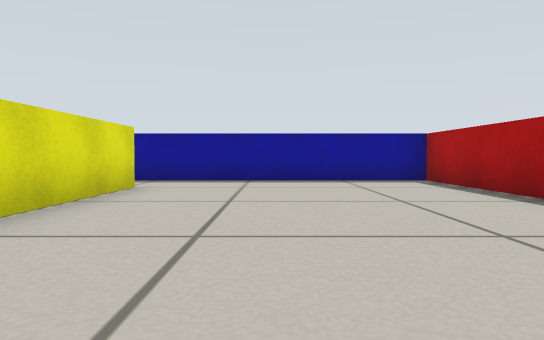
[1] (above)

20 first-person views from a walk through a Gazebo world. The camera is 0.26 m above the floor, tilts 2° down and sees 70° across. The floor is counted in squares, 0.5 m on a side. Each view is taken from the middle of a square. On the plan, view 1 faces up. The plan holds only what a view shows up to about 9 squares ahead; the rest is blank.

[2]
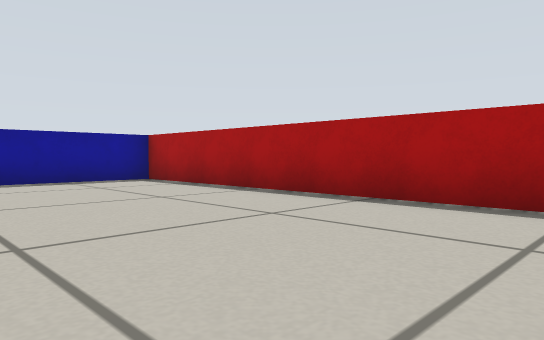

[3]
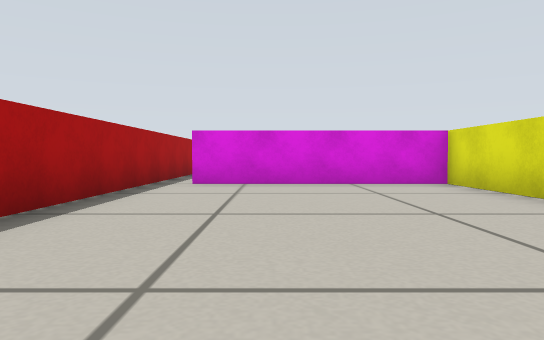

[4]
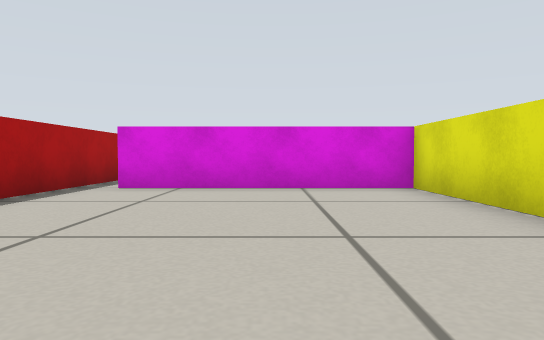

[5]
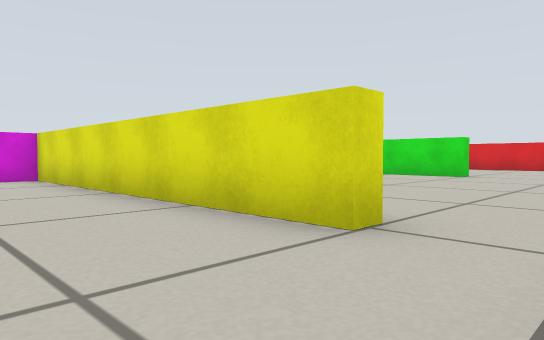

[6]
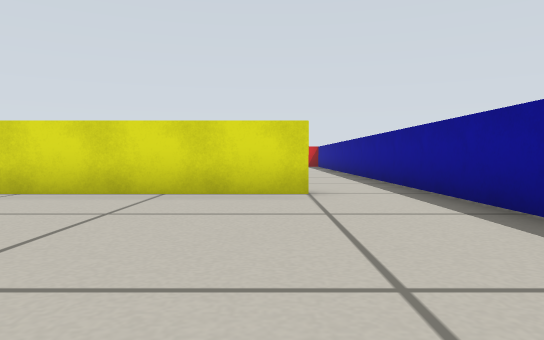

[7]
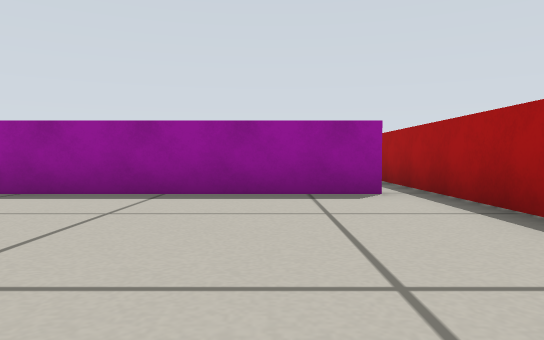

[8]
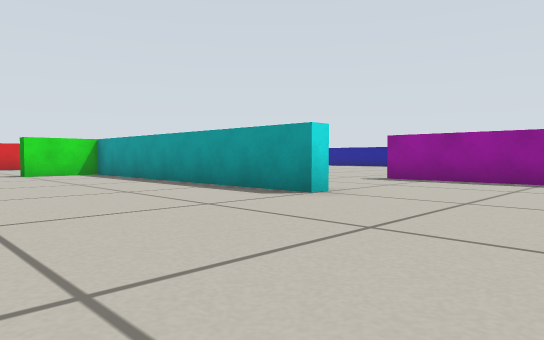

[9]
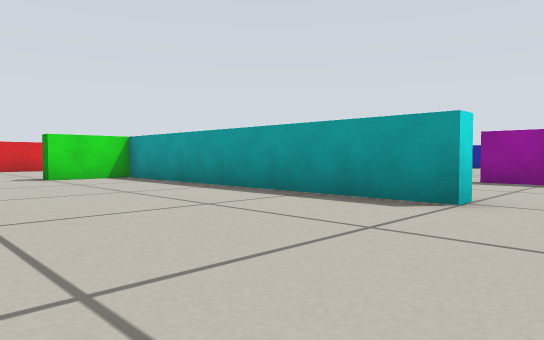

[10]
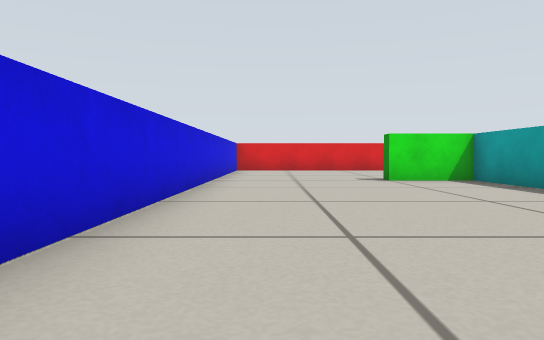

[11]
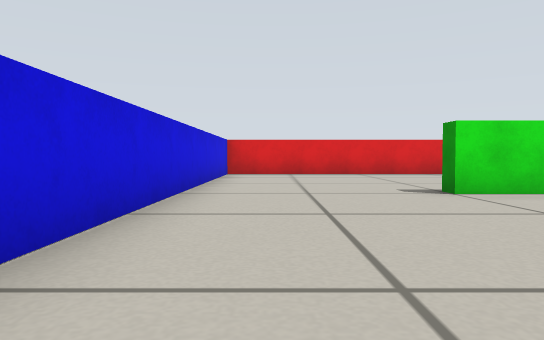

[12]
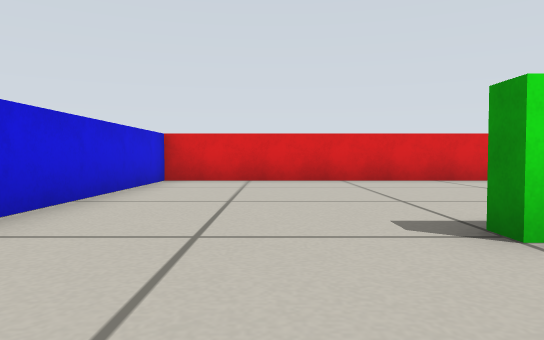

[13]
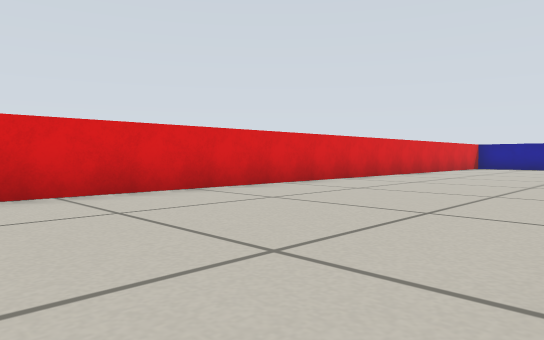

[14]
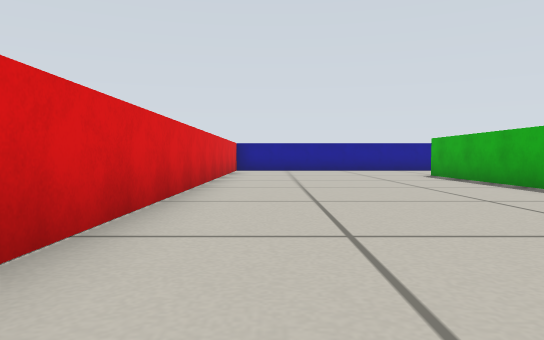

[15]
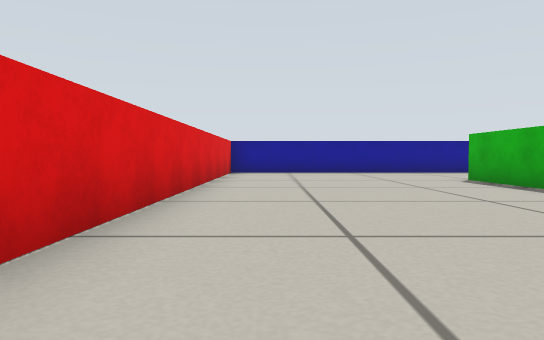

[16]
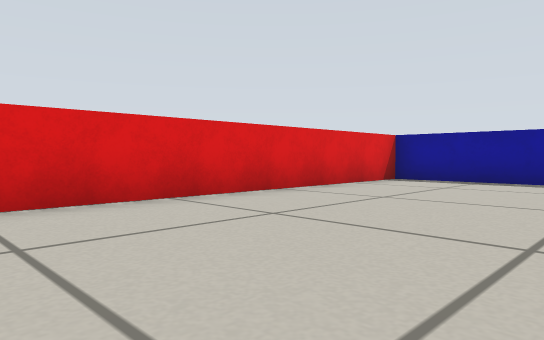

[17]
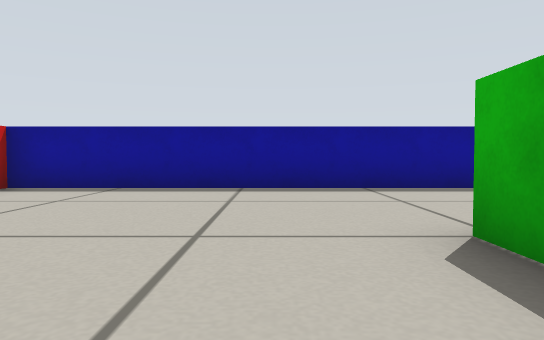

[18]
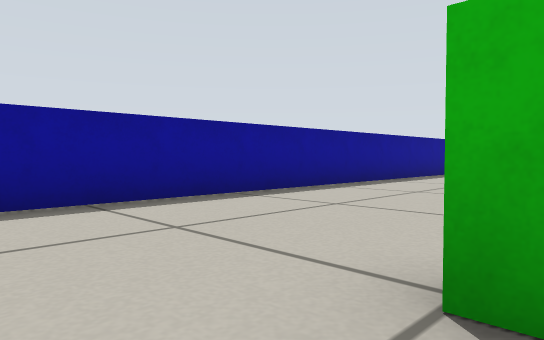

[19]
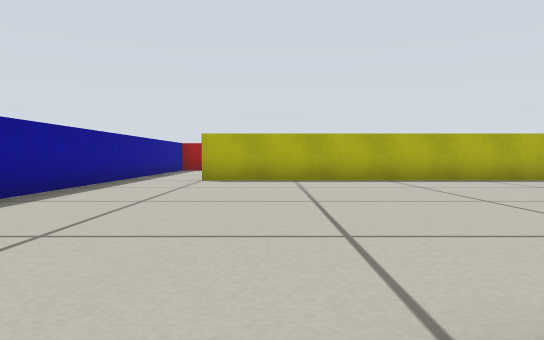

[20]
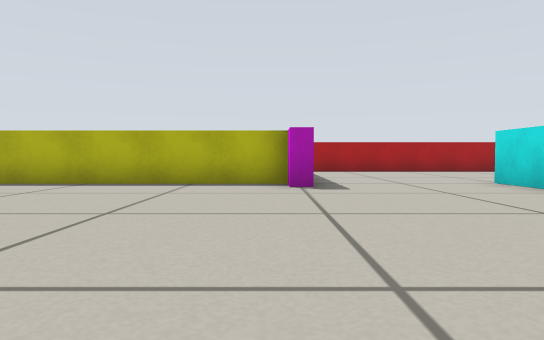

### Floor plan
Points are (right, up) in squares from view 1. A wall is a line through its corners. A room is listed if a view was taken in it or the views show most of it. See-through windows are left out.
Room 1 (views 1, 2, 3, 4, 5, 6)
walls: (-2.7, 6.5) (-2.3, 6.5) (-2.3, -1.3) (2.5, -1.3); (3.3, -1.6) (3.3, 8.3) (-2.4, 8.3)
ways out: opening at (-3, 7.5) to room 2; opening at (3, -2) to room 2
Room 2 (views 7, 8, 9, 10, 11, 12, 13, 14, 15, 16, 17, 18, 19, 20)
walls: (-10.7, 0.1) (-10.7, 4.5); (-3.9, -5.3) (-2.5, -5.3) (-2.5, -5.7) (-10.3, -5.7) (-10.3, -7.5) (-10.8, -7.5); (-2.7, -1.3) (-2.7, 6.5); (2.5, -1.7) (-3.5, -1.7) (-3.5, -1.3); (3.3, -3.8) (3.3, -1.6); (-2.4, 8.3) (-16.3, 8.3) (-16.3, -11.3) (-3.8, -11.3)
ways out: opening at (-3, 7.5) to room 1; opening at (3, -2) to room 1

Where each view was taken, in squares from view 1:
view 1: 0 up, 0 right, facing up
view 2: 0 up, 1 left, facing up-right
view 3: 6 up, 1 right, facing down
view 4: 5 up, 0 right, facing down
view 5: 8 up, 0 right, facing down-left
view 6: 6 up, 3 right, facing left
view 7: 7 down, 1 right, facing up
view 8: 10 down, 1 right, facing up-left
view 9: 10 down, 1 left, facing up-left
view 10: 10 down, 2 left, facing left
view 11: 10 down, 5 left, facing left
view 12: 9 down, 8 left, facing left
view 13: 9 down, 11 left, facing up-left
view 14: 6 down, 15 left, facing up
view 15: 4 down, 15 left, facing up
view 16: 0 up, 12 left, facing up-left
view 17: 2 up, 12 left, facing up
view 18: 4 up, 12 left, facing up-right
view 19: 5 up, 11 left, facing right
view 20: 1 down, 10 left, facing right
